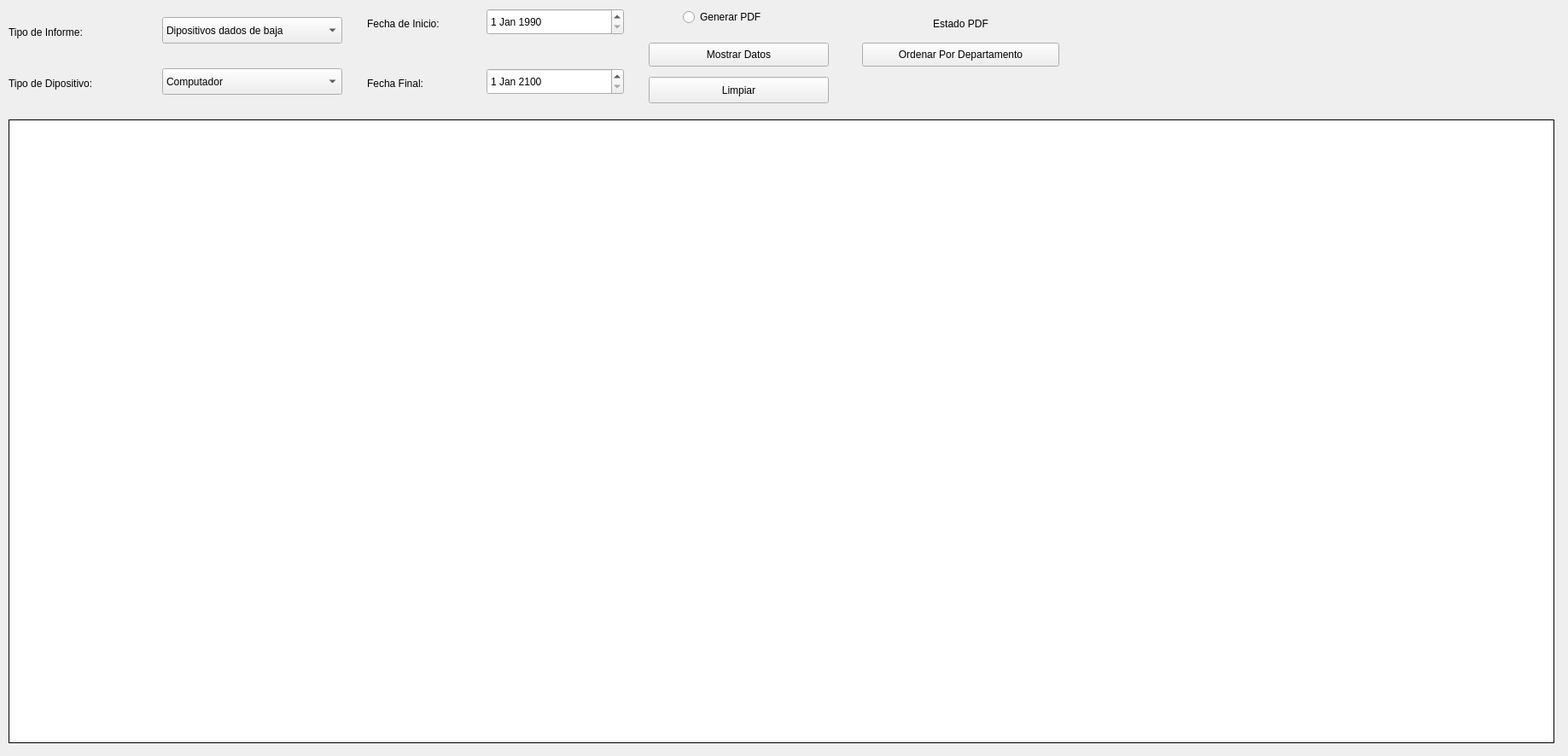
<?xml version="1.0" encoding="UTF-8"?>
<ui version="4.0">
 <class>Form_RealizarInformes</class>
 <widget class="QWidget" name="Form_RealizarInformes">
  <property name="geometry">
   <rect>
    <x>0</x>
    <y>0</y>
    <width>1837</width>
    <height>886</height>
   </rect>
  </property>
  <property name="windowTitle">
   <string>Form</string>
  </property>
  <property name="styleSheet">
   <string notr="true"/>
  </property>
  <widget class="QComboBox" name="comboBox">
   <property name="geometry">
    <rect>
     <x>190</x>
     <y>80</y>
     <width>211</width>
     <height>31</height>
    </rect>
   </property>
   <item>
    <property name="text">
     <string>Computador</string>
    </property>
   </item>
   <item>
    <property name="text">
     <string>Impresora</string>
    </property>
   </item>
  </widget>
  <widget class="QPushButton" name="pushButton_limpiar">
   <property name="geometry">
    <rect>
     <x>760</x>
     <y>90</y>
     <width>211</width>
     <height>31</height>
    </rect>
   </property>
   <property name="styleSheet">
    <string notr="true">font: 11pt &quot;MS Shell Dlg 2&quot;;</string>
   </property>
   <property name="text">
    <string>Limpiar</string>
   </property>
  </widget>
  <widget class="QTableWidget" name="tabla">
   <property name="geometry">
    <rect>
     <x>10</x>
     <y>140</y>
     <width>1811</width>
     <height>731</height>
    </rect>
   </property>
   <property name="autoFillBackground">
    <bool>false</bool>
   </property>
   <property name="frameShape">
    <enum>QFrame::Panel</enum>
   </property>
   <property name="frameShadow">
    <enum>QFrame::Plain</enum>
   </property>
   <property name="dragDropOverwriteMode">
    <bool>false</bool>
   </property>
   <property name="alternatingRowColors">
    <bool>true</bool>
   </property>
   <property name="gridStyle">
    <enum>Qt::SolidLine</enum>
   </property>
   <property name="sortingEnabled">
    <bool>true</bool>
   </property>
   <property name="rowCount">
    <number>0</number>
   </property>
   <property name="columnCount">
    <number>0</number>
   </property>
   <attribute name="horizontalHeaderDefaultSectionSize">
    <number>142</number>
   </attribute>
  </widget>
  <widget class="QComboBox" name="comboBox_TipoInf">
   <property name="geometry">
    <rect>
     <x>190</x>
     <y>20</y>
     <width>211</width>
     <height>31</height>
    </rect>
   </property>
   <item>
    <property name="text">
     <string>Dipositivos dados de baja</string>
    </property>
   </item>
   <item>
    <property name="text">
     <string>Dispositivos a Renovar</string>
    </property>
   </item>
   <item>
    <property name="text">
     <string>Dispositivos con fin de garantia</string>
    </property>
   </item>
   <item>
    <property name="text">
     <string>Ficha de Dispositivos</string>
    </property>
   </item>
   <item>
    <property name="text">
     <string>Economico de Activos</string>
    </property>
   </item>
  </widget>
  <widget class="QLabel" name="label_4">
   <property name="geometry">
    <rect>
     <x>10</x>
     <y>30</y>
     <width>141</width>
     <height>16</height>
    </rect>
   </property>
   <property name="styleSheet">
    <string notr="true">font: 11pt &quot;MS Shell Dlg 2&quot;;</string>
   </property>
   <property name="text">
    <string>Tipo de Informe:</string>
   </property>
  </widget>
  <widget class="QLabel" name="label_5">
   <property name="geometry">
    <rect>
     <x>10</x>
     <y>90</y>
     <width>151</width>
     <height>16</height>
    </rect>
   </property>
   <property name="styleSheet">
    <string notr="true">font: 11pt &quot;MS Shell Dlg 2&quot;;</string>
   </property>
   <property name="text">
    <string>Tipo de Dipositivo:</string>
   </property>
  </widget>
  <widget class="QWidget" name="widget" native="true">
   <property name="geometry">
    <rect>
     <x>420</x>
     <y>70</y>
     <width>321</width>
     <height>51</height>
    </rect>
   </property>
   <widget class="QLabel" name="label_2">
    <property name="geometry">
     <rect>
      <x>10</x>
      <y>20</y>
      <width>101</width>
      <height>16</height>
     </rect>
    </property>
    <property name="styleSheet">
     <string notr="true">font: 11pt &quot;MS Shell Dlg 2&quot;;</string>
    </property>
    <property name="text">
     <string>Fecha Final:</string>
    </property>
   </widget>
   <widget class="QDateEdit" name="dateEdit_Fin">
    <property name="geometry">
     <rect>
      <x>150</x>
      <y>10</y>
      <width>161</width>
      <height>31</height>
     </rect>
    </property>
    <property name="dateTime">
     <datetime>
      <hour>0</hour>
      <minute>0</minute>
      <second>0</second>
      <year>2100</year>
      <month>1</month>
      <day>1</day>
     </datetime>
    </property>
   </widget>
  </widget>
  <widget class="QWidget" name="widget_2" native="true">
   <property name="geometry">
    <rect>
     <x>420</x>
     <y>0</y>
     <width>321</width>
     <height>61</height>
    </rect>
   </property>
   <widget class="QLabel" name="label">
    <property name="geometry">
     <rect>
      <x>10</x>
      <y>20</y>
      <width>131</width>
      <height>16</height>
     </rect>
    </property>
    <property name="styleSheet">
     <string notr="true">font: 11pt &quot;MS Shell Dlg 2&quot;;</string>
    </property>
    <property name="text">
     <string>Fecha de Inicio:</string>
    </property>
   </widget>
   <widget class="QDateEdit" name="dateEdit_Inicio">
    <property name="geometry">
     <rect>
      <x>150</x>
      <y>10</y>
      <width>161</width>
      <height>31</height>
     </rect>
    </property>
    <property name="dateTime">
     <datetime>
      <hour>0</hour>
      <minute>0</minute>
      <second>0</second>
      <year>1990</year>
      <month>1</month>
      <day>1</day>
     </datetime>
    </property>
   </widget>
  </widget>
  <widget class="QLabel" name="label_7">
   <property name="geometry">
    <rect>
     <x>1430</x>
     <y>10</y>
     <width>381</width>
     <height>111</height>
    </rect>
   </property>
   <property name="styleSheet">
    <string notr="true">border-image: url(:/Fondos/Recursos/escudofinal.png);</string>
   </property>
   <property name="text">
    <string/>
   </property>
  </widget>
  <widget class="QLabel" name="label_Estado">
   <property name="geometry">
    <rect>
     <x>1060</x>
     <y>20</y>
     <width>131</width>
     <height>16</height>
    </rect>
   </property>
   <property name="styleSheet">
    <string notr="true">font: 11pt &quot;MS Shell Dlg 2&quot;;</string>
   </property>
   <property name="text">
    <string>Estado PDF</string>
   </property>
   <property name="alignment">
    <set>Qt::AlignCenter</set>
   </property>
  </widget>
  <widget class="QPushButton" name="pushButton_MostarDatos">
   <property name="geometry">
    <rect>
     <x>760</x>
     <y>50</y>
     <width>211</width>
     <height>28</height>
    </rect>
   </property>
   <property name="styleSheet">
    <string notr="true">font: 11pt &quot;MS Shell Dlg 2&quot;;</string>
   </property>
   <property name="text">
    <string>Mostrar Datos</string>
   </property>
  </widget>
  <widget class="QRadioButton" name="radioButton_GenPdf">
   <property name="geometry">
    <rect>
     <x>800</x>
     <y>10</y>
     <width>141</width>
     <height>20</height>
    </rect>
   </property>
   <property name="styleSheet">
    <string notr="true">font: 11pt &quot;MS Shell Dlg 2&quot;;</string>
   </property>
   <property name="text">
    <string>Generar PDF</string>
   </property>
  </widget>
  <widget class="QPushButton" name="pushButton">
   <property name="enabled">
    <bool>true</bool>
   </property>
   <property name="geometry">
    <rect>
     <x>1010</x>
     <y>50</y>
     <width>231</width>
     <height>28</height>
    </rect>
   </property>
   <property name="styleSheet">
    <string notr="true">font: 11pt &quot;MS Shell Dlg 2&quot;;</string>
   </property>
   <property name="text">
    <string>Ordenar Por Departamento</string>
   </property>
  </widget>
 </widget>
 <resources>
  <include location="decorativos.qrc"/>
 </resources>
 <connections/>
</ui>
